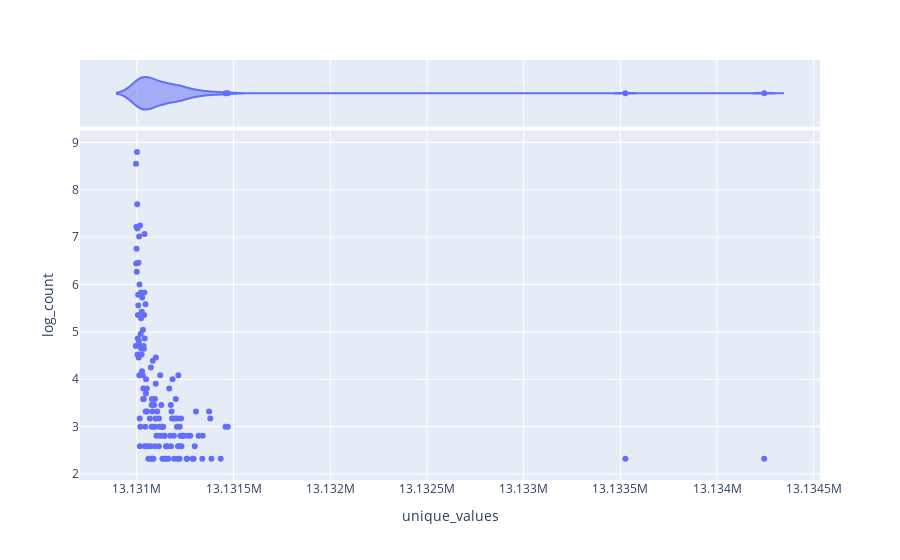

This figure's notebook cell:
### Code cell
df1_counts1 = df1_counts[df1_counts['log_count'] > 2]
fig = px.scatter(df1_counts1, x="unique_values", y="log_count", marginal_x="violin")
fig.show()

### Figure 1 — Plotly figure (JSON) as saved in the notebook; plotly's stock layout.template omitted (floating-point values rounded to 4 significant figures; data arrays with more than 128 entries replaced by an {"elided": "..."} marker saying what was removed)
{"data": [{"hovertemplate": "unique_values=%{x}<br>log_count=%{y}<extra></extra>", "legendgroup": "", "marker": {"color": "#636efa", "symbol": "circle"}, "mode": "markers", "name": "", "orientation": "v", "showlegend": false, "type": "scatter", "x": {"elided": "137 int values"}, "xaxis": "x", "y": {"elided": "137 float values"}, "yaxis": "y"}, {"alignmentgroup": "True", "hovertemplate": "unique_values=%{x}<extra></extra>", "legendgroup": "", "marker": {"color": "#636efa", "symbol": "circle"}, "name": "", "offsetgroup": "", "scalegroup": "x", "showlegend": false, "type": "violin", "x": {"elided": "137 int values"}, "xaxis": "x2", "yaxis": "y2"}], "layout": {"autosize": true, "legend": {"tracegroupgap": 0}, "margin": {"t": 60}, "xaxis": {"anchor": "y", "autorange": true, "domain": [0, 1], "range": [13130000.0, 13130000.0], "title": {"text": "unique_values"}, "type": "linear"}, "xaxis2": {"anchor": "y2", "autorange": true, "domain": [0, 1], "matches": "x", "range": [13130000.0, 13130000.0], "showgrid": true, "showticklabels": false, "type": "linear"}, "yaxis": {"anchor": "x", "autorange": true, "domain": [0, 0.8316], "range": [1.79, 9.329], "title": {"text": "log_count"}, "type": "linear"}, "yaxis2": {"anchor": "x2", "autorange": true, "domain": [0.8416, 1], "matches": "y2", "range": [-0.5, 0.5], "showgrid": false, "showline": false, "showticklabels": false, "ticks": "", "type": "category"}}}
